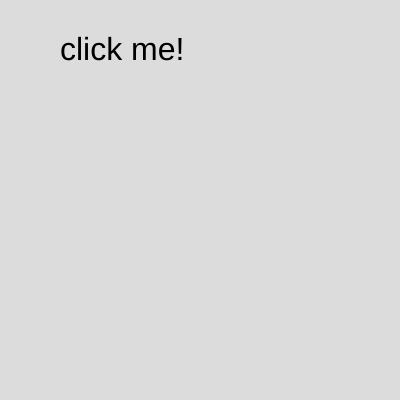
Frame 1 (no input)
Frame 60 (no input): identical to frame 1, image omitted
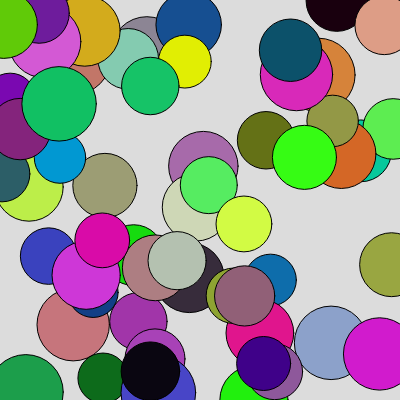
Frame 120 (the mouse pressed at the canvas centre since frame 60)

The p5.js sketch that drew these frames (run headless with seeded random() and noise() and a simulated clock; from frame 60 on, the mouse is pressed at the canvas centre):

// p5.js sketch
// ── sketch.js
//dogs

let words = [{
    name: "Thats a NO!" 
}, {
    name: "It will Pass"
}, {
    name: "Maaaybe!"
}]

let randomIndex;
let animating = false;

function setup() {
    createCanvas(400, 400);
    background(220);
    textSize (32);
    

    text("click me!", 60, 60);

    // randomIndex = int(random(dogs.length));

    // console.log(random(3));
    // console.log(dogs[randomIndex].name);
    // text(dogs[randomIndex].name, 75, 75);

    // dogs.splice(randomIndex, 1);
    // console.log(dogs);
    
    //console.log(dogs[2].name);
    
    // console.log("initial array is ")
    // console.log(dogs);

    // dogs.splice(4, 1);
    // console.log("array after splice")
    // console.log(dogs);

    // dogs.unshift("puppy");
    // console.log("array after unshift")
    // console.log(dogs);


  }
  
  function draw() {
    
    if(animating == true){
      fill(random(225),random(255),random(225));
      ellipse(random(width), random(height), random(50, 75));

    }
       
  }

  function randomizer(){
    animating = false;

     if (words [0]){

    background(random(220, 255));
    randomIndex = int(random(words.length));
    text(words[randomIndex].name, 75, 75);
    words.splice(randomIndex, 1);

    } else {
        background(random(220, 255));    
        text("nothing left!", 50,50)
    }
  }

  function mousePressed(){
    animating = true;
    setTimeout(randomizer, 2000);

    
  }
